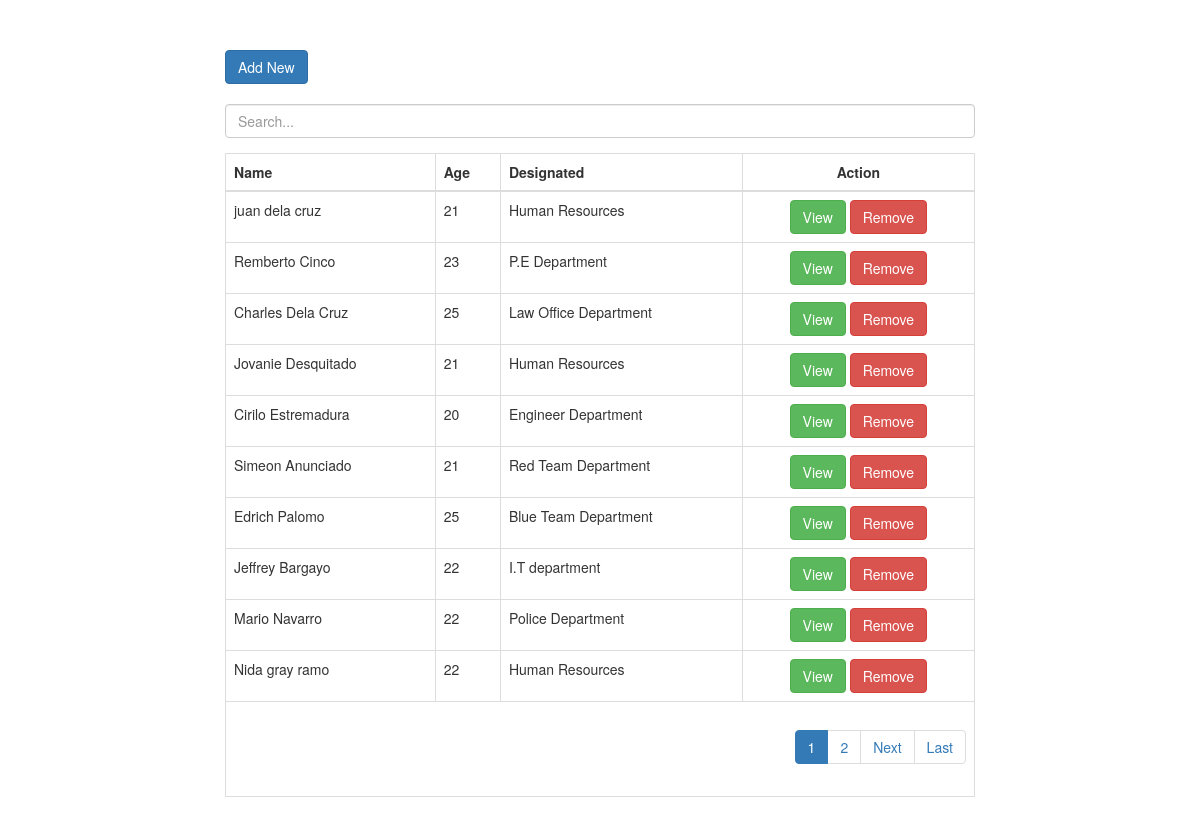
The page / on the database its author committed.
### tables this page shows
CREATE TABLE `employee` (
  `id` int(11) NOT NULL,
  `name` varchar(255) NOT NULL,
  `age` varchar(255) NOT NULL,
  `department` varchar(255) NOT NULL
);

### class/connect.php (called while the page is built, shortened)
<?php
class db{
	public function con_db(){
		$servername = 'localhost';
		$username = 'root';
		$password = '';
		$databse = 'pdo_crud_oop';
		$dsn = "mysql:host={$servername}; dbname={$databse}";
		try {
			$con = new PDO($dsn,$username,$password);
			$con->setAttribute(PDO::ATTR_ERRMODE , PDO::ERRMODE_EXCEPTION);
			return $con;
		} catch (Exception $e) {
			echo $e->getMessage();
		}
	}
}
?>

### class/class_pagination.php (the view, shortened to what this page needs)
<?php
class Pagination extends db{
	public function dataview($query){
		$stmt = $this->con_db()->prepare($query);
		$stmt->execute();
		if($stmt->rowCount()>0){
			while($row=$stmt->fetch(PDO::FETCH_ASSOC)){
				$password_hash_id = password_hash($row['id'],PASSWORD_DEFAULT) . ';' .$row['id'] .';' .password_hash($row['id'],PASSWORD_DEFAULT);
			?>
			            <tr>
			            <td><?php echo $row['name']; ?></td>
			            <td><?php echo $row['age']; ?></td>
			            <td><?php echo $row['department']; ?></td>
		            	<td align="center">
		            		<a href="view.php?id=<?php echo $password_hash_id; ?>" class="btn btn-success">View</a>
		            		<a href="#" class="btn btn-danger" onclick="return delete_data(this.id);"
		            		id="<?php echo $row['id']; ?>">Remove</a>
		            	</td>
			            </tr>
			            <?php
			}
		}else{
		?>
		        <tr>
		        <td>No Data Found...</td>
		        </tr>
		        <?php
		}
	}
	 public function paginglink($query,$records_per_page){
	  $self = $_SERVER['PHP_SELF'];
	  $stmt = $this->con_db()->prepare($query);
	  $stmt->execute();
	  $total_no_of_records = $stmt->rowCount();
	  if($total_no_of_records > 0){
	   ?><ul class="pagination"><?php
	   $total_no_of_pages=ceil($total_no_of_records/$records_per_page);
	   $current_page=1;
	   for($i=1;$i<=$total_no_of_pages;$i++){
	    if($i==$current_page){
	     echo "<li class='active'><a href='".$self."?page_no=".$i."' >".$i."</a></li>";
	    }else{
	     echo "<li><a href='".$self."?page_no=".$i."'>".$i."</a></li>";
	    }
	   }
	   if($current_page!=$total_no_of_pages){
	    $next=$current_page+1;
	    echo "<li><a href='".$self."?page_no=".$next."'>Next</a></li>";
	    echo "<li><a href='".$self."?page_no=".$total_no_of_pages."'>Last</a></li>";
	   }
	   ?></ul><?php
	  }
	 }
}
 ?>

### index.php (shortened to what this page needs)
<?php
require 'class/connect.php';
require 'class/class_pagination.php';
$pagination = new Pagination();
?>
<!DOCTYPE html>
<html lang="en">
<head>
	<link rel="stylesheet" href="assets/css/bootstrap.min.css">
</head>
<body>
	<div class="container">
		<div class="row" style="margin-top: 50px;">
			<div class="col-md-2"></div>
				<div class="col-md-8">
					<a href="add.php" class="btn btn-primary">Add New </a>	<br><br>
					<form>
						<div class="form-group">
							<input type="text" class="form-control" placeholder="Search..." id="search_btn">
						</div>
					</form>
					 <table class="table table-bordered">
					 	<thead>
					 		<tr>
					 			<th>Name</th>
					 			<th>Age</th>
					 			<th>Designated</th>
					 			<th class="text-center">Action</th>
					 		</tr>
					 	</thead>
					 	<tbody id="tbody_result">
					 		<?php
					 		$query = "SELECT * FROM employee";
					 		$records_per_page=10;
					 		$newquery = $pagination->paging($query,$records_per_page);
					 		$pagination->dataview($newquery);
					 		?>
					 		<tr id="page_class">
					 			<td colspan="7" align="right">
					 				<div class="pagination-wrap">
					 					<?php $pagination->paginglink($query,$records_per_page); ?>
					 				</div>
					 			</td>
					 		</tr>
					 	</tbody>
					 </table>
				</div>
			<div class="col-md-2"></div>
		</div>
	</div>
</body>
</html>

### rows shown on the page
employee: name "juan dela cruz", age "21", department "Human Resources"
employee: name "Remberto Cinco", age "23", department "P.E Department"
employee: name "Charles Dela Cruz", age "25", department "Law Office Department"
employee: name "Jovanie Desquitado", age "21", department "Human Resources"
employee: name "Cirilo Estremadura", age "20", department "Engineer Department"
employee: name "Simeon Anunciado", age "21", department "Red Team Department"
employee: name "Edrich Palomo", age "25", department "Blue Team Department"
employee: name "Jeffrey Bargayo", age "22", department "I.T department"
employee: name "Mario Navarro", age "22", department "Police Department"
employee: name "Nida gray ramo", age "22", department "Human Resources"
